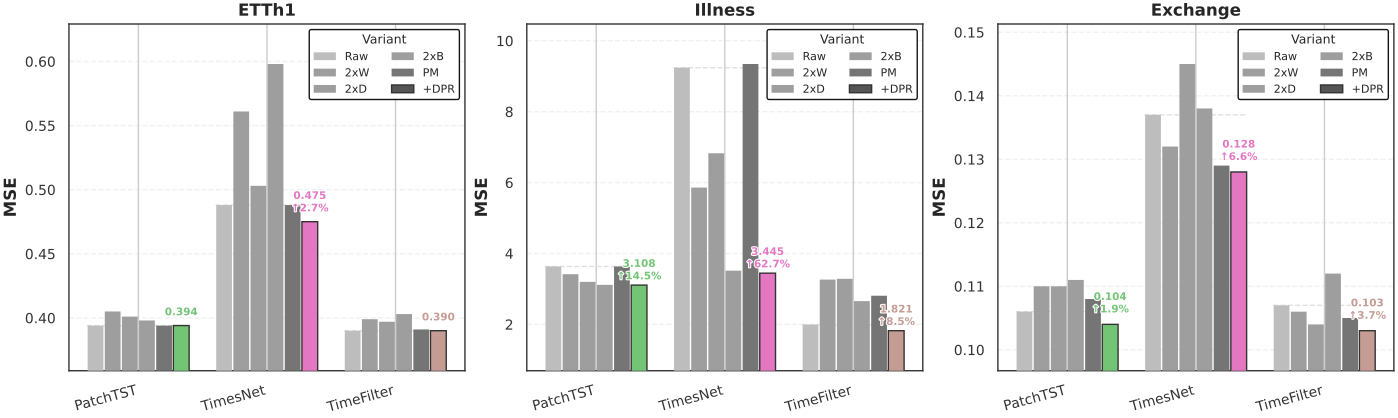

Generate this figure with Python:
"""
Parameter Scaling vs DPR — grouped bar chart version.

Replaces the scatter plot with grouped bars for clearer MSE comparison.
One row, three columns = ETTh1, Illness, Exchange.
"""

import matplotlib.pyplot as plt
import matplotlib.patheffects as pe
import numpy as np
import seaborn as sns

# Unify style with other visualisations (whitegrid + sans-serif, used in
# covid19_60_raw_tcm_bubble.py, parameter_sensitivity.py, dataset_landscape.py, etc.)
sns.set_theme(
    style="whitegrid",
    font_scale=1.0,
    rc={
        "font.family": "sans-serif",
        "font.sans-serif": ["Arial", "Helvetica", "DejaVu Sans"],
        "axes.labelsize": 12,
        "xtick.labelsize": 10,
        "ytick.labelsize": 10,
        "legend.fontsize": 9,
        "axes.edgecolor": "#333333",
        "axes.linewidth": 1.0,
        "xtick.color": "#333333",
        "ytick.color": "#333333",
    },
)

MODEL_COLORS = {
    "PatchTST": "#74c476",
    "TimesNet": "#e377c2",
    "TimeFilter": "#c49c94",
}

_MODEL_VARIANT_PARAMS = {
    "PatchTST": {
        "Raw": 1.08,
        "2xW": 3.75,
        "2xD": 1.87,
        "2xB": 6.90,
        "PM": 1.08,
        "+DPR": 1.10,
    },
    "TimesNet": {
        "Raw": 18.5,
        "2xW": 73.7,
        "2xD": 36.8,
        "2xB": 147.0,
        "PM": 18.5,
        "+DPR": 18.5,
    },
    "TimeFilter": {
        "Raw": 0.19,
        "2xW": 2.99,
        "2xD": 1.50,
        "2xB": 5.39,
        "PM": 0.19,
        "+DPR": 0.19,
    },
}

_MSE = {
    "ETTh1": {
        "PatchTST":  {"Raw": 0.394, "2xW": 0.405, "2xD": 0.401, "2xB": 0.398, "PM": 0.394, "+DPR": 0.394},
        "TimesNet":  {"Raw": 0.488, "2xW": 0.561, "2xD": 0.503, "2xB": 0.598, "PM": 0.488, "+DPR": 0.475},
        "TimeFilter": {"Raw": 0.390, "2xW": 0.399, "2xD": 0.397, "2xB": 0.403, "PM": 0.391, "+DPR": 0.390},
    },
    "Illness": {
        "PatchTST":  {"Raw": 3.633, "2xW": 3.415, "2xD": 3.199, "2xB": 3.114, "PM": 3.633, "+DPR": 3.108},
        "TimesNet":  {"Raw": 9.241, "2xW": 5.859, "2xD": 6.827, "2xB": 3.515, "PM": 9.345, "+DPR": 3.445},
        "TimeFilter": {"Raw": 1.991, "2xW": 3.264, "2xD": 3.285, "2xB": 2.656, "PM": 2.808, "+DPR": 1.821},
    },
    "Exchange": {
        "PatchTST":  {"Raw": 0.106, "2xW": 0.110, "2xD": 0.110, "2xB": 0.111, "PM": 0.108, "+DPR": 0.104},
        "TimesNet":  {"Raw": 0.137, "2xW": 0.132, "2xD": 0.145, "2xB": 0.138, "PM": 0.129, "+DPR": 0.128},
        "TimeFilter": {"Raw": 0.107, "2xW": 0.106, "2xD": 0.104, "2xB": 0.112, "PM": 0.105, "+DPR": 0.103},
    },
}

_IMPROVEMENT = {
    "ETTh1": {
        "PatchTST":   None,
        "TimesNet":   "2.7%",
        "TimeFilter": None,
    },
    "Illness": {
        "PatchTST":   "14.5%",
        "TimesNet":   "62.7%",
        "TimeFilter": "8.5%",
    },
    "Exchange": {
        "PatchTST":   "1.9%",
        "TimesNet":   "6.6%",
        "TimeFilter": "3.7%",
    },
}

dataset_order = ["ETTh1", "Illness", "Exchange"]
model_order = ["PatchTST", "TimesNet", "TimeFilter"]
variant_order = ["Raw", "2xW", "2xD", "2xB", "PM", "+DPR"]

bar_colors = {
    "Raw":   "#BDBDBD",
    "2xW":   "#9E9E9E",
    "2xD":   "#9E9E9E",
    "2xB":   "#9E9E9E",
    "PM":    "#757575",
}

bar_edge_colors = {
    "Raw":   "none",
    "2xW":   "none",
    "2xD":   "none",
    "2xB":   "none",
    "PM":    "none",
}

n_models = len(model_order)
n_variants = len(variant_order)
group_width = 0.8
bar_width = group_width / n_variants

FIG_W, FIG_H = 14.0, 4.2
fig, axes = plt.subplots(1, 3, figsize=(FIG_W, FIG_H), layout="constrained", dpi=300)

for ax, dname in zip(axes, dataset_order):
    x_positions = np.arange(n_models)
    
    for v_idx, variant in enumerate(variant_order):
        offsets = (v_idx - n_variants / 2 + 0.5) * bar_width
        xs = x_positions + offsets
        ys = [_MSE[dname][m][variant] for m in model_order]
        if variant == "+DPR":
            colors = [MODEL_COLORS[m] for m in model_order]
            edgecolors = ["#333333"] * n_models
            linewidth = 1.0
        else:
            colors = [bar_colors[variant]] * n_models
            edgecolors = [bar_edge_colors[variant]] * n_models
            linewidth = 0
        
        bars = ax.bar(
            xs,
            ys,
            width=bar_width * 0.92,
            color=colors,
            edgecolor=edgecolors,
            linewidth=linewidth,
            label=variant,
            zorder=3,
        )
        
        # Value labels on +DPR bars
        if variant == "+DPR":
            for x, y, m in zip(xs, ys, model_order):
                imp = _IMPROVEMENT[dname][m]
                label_text = f"{y:.3f}"
                if imp is not None:
                    label_text += f"\n↑{imp}"
                ax.text(
                    x,
                    y + ax.get_ylim()[1] * 0.01,
                    label_text,
                    ha="center",
                    va="bottom",
                    fontsize=7.5,
                    fontweight="bold",
                    color=MODEL_COLORS[m],
                    path_effects=[pe.withStroke(linewidth=1.5, foreground="white")],
                    zorder=5,
                )
    
    # Add Raw baseline horizontal dashed line for each model
    for m_idx, model in enumerate(model_order):
        raw_mse = _MSE[dname][model]["Raw"]
        ax.hlines(
            raw_mse,
            m_idx - group_width / 2,
            m_idx + group_width / 2,
            colors="#E0E0E0",
            linestyles="--",
            linewidths=1.0,
            zorder=1,
        )
    
    all_vals = [_MSE[dname][m][v] for m in model_order for v in variant_order]
    y_min, y_max = min(all_vals), max(all_vals)
    padding = (y_max - y_min) * 0.15
    ax.set_ylim(y_min - padding, y_max + padding)

    ax.set_xticks(x_positions)
    ax.set_xticklabels(model_order, rotation=15, ha="right")
    ax.set_title(dname, fontweight="bold", fontsize=12)
    ax.set_ylabel("MSE", fontweight="bold")
    ax.grid(axis="y", linestyle="--", alpha=0.3, zorder=0)
    ax.set_axisbelow(True)
    
    # Legend
    from matplotlib.patches import Patch
    legend_handles = []
    for v in variant_order:
        if v == "+DPR":
            facecolor = "#555555"
            edgecolor = "#333333"
        else:
            facecolor = bar_colors[v]
            edgecolor = bar_edge_colors[v]
        legend_handles.append(
            Patch(facecolor=facecolor, edgecolor=edgecolor, linewidth=1.0, label=v)
        )
    ax.legend(
        handles=legend_handles,
        loc="upper right",
        frameon=True,
        edgecolor="black",
        fontsize=8,
        title="Variant",
        title_fontsize=9,
        framealpha=0.92,
        ncol=2,
    )

plt.savefig("scaling_vs_dpr_bar.pdf", format="pdf", bbox_inches="tight", pad_inches=0.03)
plt.show()
